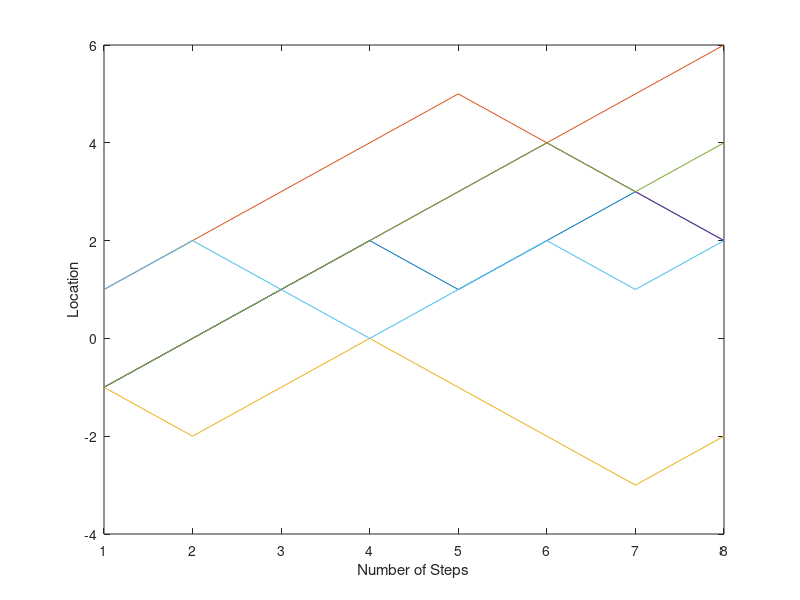

Reproduce this figure in MATLAB. (Note: this script raises an error after producing the figure.)
%% A 1-D Random Walk
%produces an 8 x 1000 array of steps, where each step is either -1 or +1
walk=round(rand(8,1000))*2-1
%creates an array of locations
locations= cumsum(walk,1) 
figure(1)
clf;
plot(locations(:, 1:6));
xlabel('Number of Steps');
ylabel('Location')

%% B Statistics
%creates a 1x1000 array of the final location of each track
final_locations= locations(8, :); 
%mean location is 0
disp(mean2(final_locations))
%variance is 8
disp(var(final_locations))
%theoretical value is 0, since there is a 50% probabilty of -1 and 50%
%probability of 1
disp(.5.*1+.5*-1)
%creats bins knowing that locations are even
bins = -9:2:9;
%histogram of final locations
histogram(final_locations,bins, 'normalization', 'pdf')
hold all
%calculate bin centers
bin_centers = 0.5*(bins(1:9)+bins(2:10));
%binomial=factorial(8)./factorial(k).*factorial(8-k).*.5^(8)
k = 0:1:8;
binomial=(factorial(8)./(factorial(k).*factorial(8-k)).*.5^(8))./2
plot(bin_centers,binomial,'ko-')
%% 5th Problem
%creates a new array of 200 x values with finer spacing
x=linspace(-9,9,200)
%y values for the normal distribution
normal = 1./(sqrt(8).*sqrt(2*pi))*exp(-(x - 0).^2./(2*8))
plot(x,normal, 'r-')
xlabel('Number of Steps');
ylabel('Final Location')
legend('Random Walk Generator','normal distribution','binomial distribution')
title('One Dimensional Random Walk')

%% 7th Problem
%Figure for first 6 tracks
%produces an 8 x 2000 array of steps, where each step is either -1 or +1
walk=round(rand(1000,2000))*2-1
%creates an array of locations
locations= cumsum(walk,1) 
figure(1)
clf;
plot(locations(:, 1:6));
xlabel('Number of Steps');
ylabel('Location')

%histogram for end results
%creates a 1x1000 array of the final location of each track
final_locations= locations(1000, :); 
%mean location is 0
disp(mean2(final_locations))
%variance is 8
disp(var(final_locations))
%theoretical value is 0, since there is a 50% probabilty of -1 and 50%
%probability of 1
disp(.5.*1+.5*-1)
%creats bins knowing that locations are even
bins = -1001:2:1001;
%histogram of final locations
histogram(final_locations,bins, 'normalization', 'pdf')
hold all
%normal distribution
%creates a new array of 200 x values with finer spacing
x=linspace(-1001,1001,200)
%y values for the normal distribution
normal = 1./(sqrt(1000).*sqrt(2*pi))*exp(-(x - 0).^2./(2*1000))
plot(x,normal, 'r-')
xlabel('Number of Steps');
ylabel('Final Location')
legend('Random Walk Generator','normal distribution')
title('One Dimensional Random Walk')